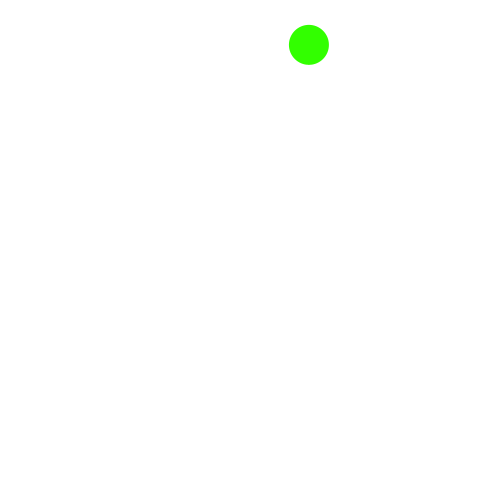
Frame 1 (no input)
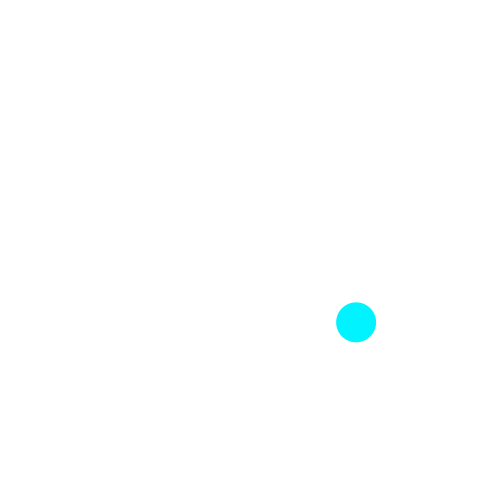
Frame 60 (the mouse pressed at the canvas centre just before this capture)
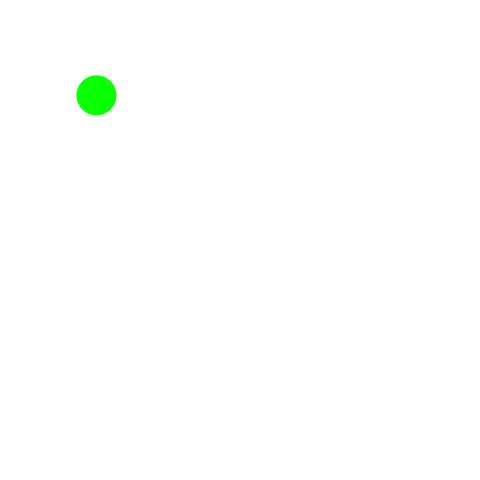
Frame 120 (the mouse held since frame 60 and released just before this capture)

The Processing sketch that drew these frames (run headless with seeded random() and noise(); from frame 60 on, the mouse is pressed at the canvas centre):

// Processing sketch: ballThrowableExpanding
// ── ballThrowableExpanding.pde
final float vx0min = -7;            // vxの初期値の下限
final float vx0max = 5;             // vxの初期値の上限
final float vy0min = 4;             // vyの初期値の下限
final float vy0max = 8;             // vyの初期値の上限
final float fps = 60;               // 1秒間あたりのフレーム数
final float d = 40;
final float elas = 0.98;
final float hueMax = 360;

// 変数
Ball ball0;                         // ボールのオブジェクト1つを参照する変数

void setup() {
  frameRate(fps);
  size(480, 480);
  noStroke();
  fill(0, 0, 0);
  ball0 = new Ball();
  ball0.setD(d);                    // ボールの直径をセット
  ball0.setX(random(d / 2, width - d / 2));
  ball0.setY(random(d / 2, height / 5));
  ball0.setVX(random(vx0min, vx0max));
  ball0.setVY(random(vy0min, vy0max));
  ball0.setgravity(9.8 / fps);
  ball0.setelas(elas);
  ball0.sethueMax(hueMax);
  ball0.setjudge();
  ball0.setjudge2();
  colorMode(HSB, ball0.hueMax, 100, 100);
}

void draw() {
  background(0, 0, 100);
  ball0.move();
  ball0.draw();
}
/** 動くボールを表す */
class Ball {
  float gravity;    // 1フレームあたりの重力加速度
  float elas;            // 反発係数
  float hueMax;
  float d;
  float x;
  float y;
  float vx;
  float vy;
  int judge;
  int judge2;
  void setD(float d) {
    this.d = d;
  }
  void setX(float x) {
    this.x = x;
  }
  void setY(float y) {
    this.y = y;        // ボールの中心のy座標
  }
  void setVX(float vx) {
    this.vx = vx;
  }
  void setVY(float vy) {
    this.vy = vy;
  }
  void setgravity(float gravity) {
    this.gravity = gravity;
  }
  void setelas(float elas) {
    this.elas = elas;
  }
  void sethueMax(float hueMax) {
    this.hueMax = hueMax;
  }
  void setjudge() {
    this.judge = 1;
  }
  void setjudge2() {
    this.judge2 = 1;
  }
  void move() {
    if (sqrt(pow(mouseX - x, 2)+pow(mouseY - y, 2))>d/2) {
      judge=1;
      x  += vx;          // ボールが速度ぶん移動する
      vy += gravity;          // 速度のy成分に重力加速度を加算する
      y  += vy;          // ボールが速度ぶん移動する
      if (x < d / 2) {
        vx = - vx * elas;
        x = d / 2;
      } else if (x > width - d / 2) {
        vx = - vx  * elas;
        x = width - d / 2;
      }
      if (y > height - d / 2) {
        vy = - vy * elas;
        y = height - d / 2;
      } else if (y < d / 2) {
        vy = - vy * elas;
        y = d / 2;
      }
    } else {
      judge(judge);
      if (judge2==1) {
        d+=0.2;
      } else {
        d-=0.2;
      }
      vx =sqrt(pow(mouseX - pmouseX, 2));
      vy =sqrt(pow(mouseY - pmouseY, 2));
    }
  }
  void draw() {
    fill(ball0.calcHue(vx, vy), 100, 100);
    ellipse(x, y, d, d);
  }
  float calcHue(float vx, float vy) {
    return (sqrt(vx * vx + vy * vy) * 16) % hueMax;
  }
  void judge(int jud) {
    if (jud==1) {
      judge=-1;
      judge2*=-1;
    }
  }
}
